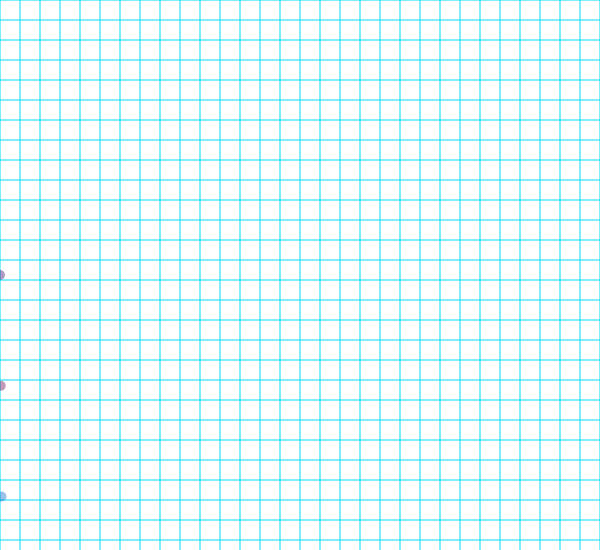
Frame 1 (no input)
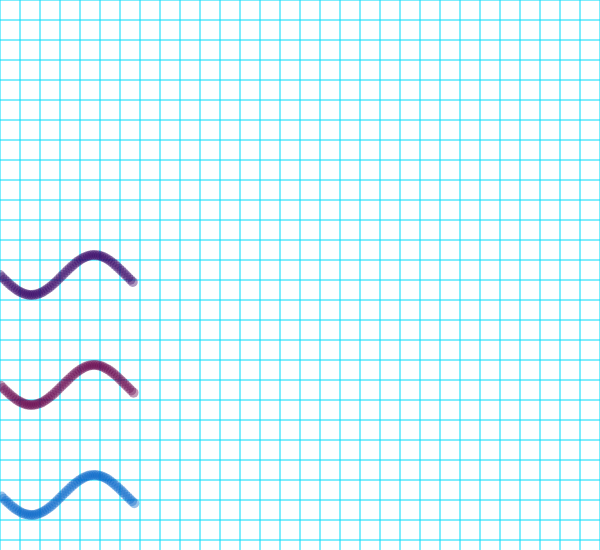
Frame 60 (no input)
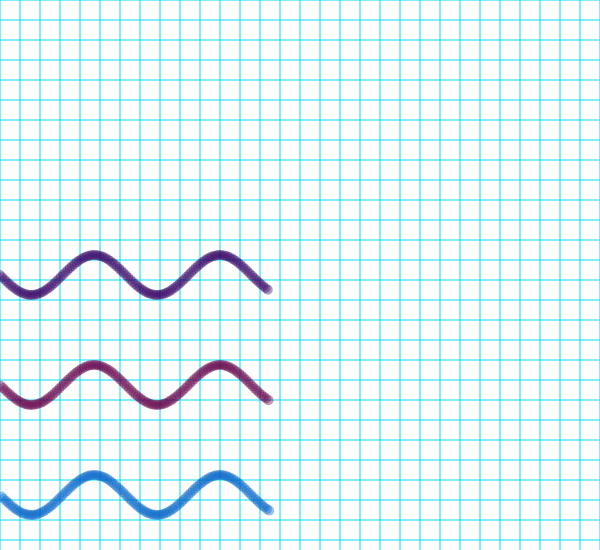
Frame 120 (the mouse pressed at the canvas centre since frame 60)

The p5.js sketch that drew these frames (run headless with seeded random() and noise() and a simulated clock; from frame 60 on, the mouse is pressed at the canvas centre):

// p5.js sketch
// ── sketch.js
var blankcircle;
var x = 0;
var y = 0;
var xstart = 0;
var ystart = 0;
var xend = 600;
var yend = 550;
var button;
var slider;
var nameP;
var nameP2;
var nameP3;
var input;

function setup() {
 createCanvas(xend, yend);
 // graph paper background
 for (var i = 0; i <= xend / 20; i++) {
  fill(0, 100, 100, 100);
  stroke(0, 220, 250, 255);
  line(xstart, i * 20, xend, i * 20);
  line(i * 20, ystart, i * 20, yend);
 }


 button = createButton("π/6");
 button.mousePressed(showangle1);

 button = createButton("π/4");
 button.mousePressed(showangle2);

 button = createButton("π/3");
 button.mousePressed(showangle3);

 button = createButton("π/2");
 button.mousePressed(showangle4);

 button = createButton("2π/3");
 button.mousePressed(showangle5);

 button = createButton("3π/4");
 button.mousePressed(showangle6);

 button = createButton("5π/6");
 button.mousePressed(showangle7);

 button = createButton("π");
 button.mousePressed(showangle8);

 button = createButton("7π/6");
 button.mousePressed(showangle9);

 button = createButton("5π/4");
 button.mousePressed(showangle10);

 button = createButton("4π/3");
 button.mousePressed(showangle11);

 button = createButton("3π/2");
 button.mousePressed(showangle12);

 button = createButton("5π/3");
 button.mousePressed(showangle13);

 button = createButton("7π/4");
 button.mousePressed(showangle14);

 button = createButton("11π/6");
 button.mousePressed(showangle15);

 button = createButton("2π");
 button.mousePressed(showangle16);


 // Shows definition of a unit circle
 nameP = createP('What is a unit circle?');
 nameP.mouseOver(overpara);
 nameP.mouseOut(outpara);
 // shows definition of a radian
 nameP2 = createP('What is a radian?');
 nameP2.mouseOver(overpara2);
 nameP2.mouseOut(outpara2);
 // Shows value of pi
 nameP3 = createP('What is the value of pi?');
 nameP3.mouseOver(overpara3);
 nameP3.mouseOut(outpara3);
 // Shows conversion
 nameP4 = createP('I have only learned about angles measured in degrees--how can I convert between degrees and radians?');
 nameP4.mouseOver(overpara4);
 nameP4.mouseOut(outpara4);
}


// Shows definition of a unit circle (part 2)
function overpara() {
 nameP.html('A unit circle is a circle with the radius of 1.');
}

function outpara() {
 nameP.html('What is a unit circle?');
}

// Shows definition of a radian (part 2)
function overpara2() {
 nameP2.html('A radian is the measure of a central angle that corresponds to an arc whose length is equal to the radius of a unit circle.');
}

function outpara2() {
 nameP2.html('What is a radian?');
}

// Shows value of pi (part 2)
function overpara3() {
 nameP3.html('π = 3.141592653589793238462643383279502884197169399375105....');
}

function outpara3() {
 nameP3.html('What is the value of pi?');
}

// Shows conversion (part 2)
function overpara4() {
 nameP4.html('The conversion between radians and degrees is simple! The first main thing to know is that π = 180º. You can then use this information to convert all the angles from radians to degrees. For example, when you substitute 180º for π, π/6 = 30º.');
}

function outpara4() {
 nameP4.html('I have only learned about angles measured in degrees--how can I convert between degrees and radians?');
}


function draw() {
 // purple sine function
 noStroke();
 fill(50, 0, 100, 100);
 ellipse(x, 20 * sin(x / 20) + height / 2, 10, 10);
 x += .75;
 // pink sine function
 noStroke();
 fill(100, 0, 75, 100);
 ellipse(x, 20 * sin(x / 20) + 7 * height / 10, 10, 10);
 x += .75;
 // blue sine function
 noStroke();
 fill(0, 100, 200, 100);
 ellipse(x, 20 * sin(x / 20) + 9 * height / 10, 10, 10);
 x += .75;

}

function showangle1() {
 //original unit circle
 stroke(4);
 fill(255);
 ellipse(150, 150, 150, 150);
 // center dot
 fill(255);
 ellipse(150, 150, 3, 3);
 // x axis
 stroke(10, 10, 10, 255);
 line(150, 50, 150, 250);
 // y axis
 stroke(10, 10, 10, 255);
 line(50, 150, 250, 150);
 // 30 degree angle
 stroke(255, 0, 0, 255);
 line(150, 150, 300 + sqrt(3), 75);
}

function showangle2() {
 //original unit circle
 stroke(4);
 fill(255);
 ellipse(150, 150, 150, 150);
 // center dot
 fill(255);
 ellipse(150, 150, 3, 3);
 // x axis
 stroke(10, 10, 10, 255);
 line(150, 50, 150, 250);
 // y axis
 stroke(10, 10, 10, 255);
 line(50, 150, 250, 150);
 // 45 degree angle
 stroke(255, 0, 0, 255);
 line(150, 150, 300 + 1 / sqrt(2), 1 / sqrt(2));
}

function showangle3() {
 //original unit circle
 stroke(4);
 fill(255);
 ellipse(150, 150, 150, 150);
 // center dot
 fill(255);
 ellipse(150, 150, 3, 3);
 // x axis
 stroke(10, 10, 10, 255);
 line(150, 50, 150, 250);
 // y axis
 stroke(10, 10, 10, 255);
 line(50, 150, 250, 150);
 // 60 degree angle
 stroke(255, 0, 0, 255);
 line(150, 150, 225, sqrt(3));
}

function showangle4() {
 //original unit circle
 stroke(4);
 fill(255);
 ellipse(150, 150, 150, 150);
 // center dot
 fill(255);
 ellipse(150, 150, 3, 3);
 // x axis
 stroke(10, 10, 10, 255);
 line(150, 50, 150, 250);
 // y axis
 stroke(10, 10, 10, 255);
 line(50, 150, 250, 150);
 // 90 degree angle
 stroke(255, 0, 0, 255);
 line(150, 150, 150, sqrt(3));
}

function showangle5() {
 //original unit circle
 stroke(4);
 fill(255);
 ellipse(150, 150, 150, 150);
 // center dot
 fill(255);
 ellipse(150, 150, 3, 3);
 // x axis
 stroke(10, 10, 10, 255);
 line(150, 50, 150, 250);
 // y axis
 stroke(10, 10, 10, 255);
 line(50, 150, 250, 150);
 // 120 degree angle
 stroke(255, 0, 0, 255);
 line(150, 150, 75, sqrt(3));
}

function showangle6() {
 //original unit circle
 stroke(4);
 fill(255);
 ellipse(150, 150, 150, 150);
 // center dot
 fill(255);
 ellipse(150, 150, 3, 3);
 // x axis
 stroke(10, 10, 10, 255);
 line(150, 50, 150, 250);
 // y axis
 stroke(10, 10, 10, 255);
 line(50, 150, 250, 150);
 // 135 degree angle
 stroke(255, 0, 0, 255);
 line(150, 150, 1 / sqrt(2), 1 / sqrt(2));
}

function showangle7() {
 //original unit circle
 stroke(4);
 fill(255);
 ellipse(150, 150, 150, 150);
 // center dot
 fill(255);
 ellipse(150, 150, 3, 3);
 // x axis
 stroke(10, 10, 10, 255);
 line(150, 50, 150, 250);
 // y axis
 stroke(10, 10, 10, 255);
 line(50, 150, 250, 150);
 // 150 degree angle
 stroke(255, 0, 0, 255);
 line(150, 150, sqrt(3), 75);
}

function showangle8() {
 //original unit circle
 stroke(4);
 fill(255);
 ellipse(150, 150, 150, 150);
 // center dot
 fill(255);
 ellipse(150, 150, 3, 3);
 // x axis
 stroke(10, 10, 10, 255);
 line(150, 50, 150, 250);
 // y axis
 stroke(10, 10, 10, 255);
 line(50, 150, 250, 150);
 // 180 degree angle
 stroke(255, 0, 0, 255);
 line(150, 150, sqrt(3), 150);
}

function showangle9() {
 //original unit circle
 stroke(4);
 fill(255);
 ellipse(150, 150, 150, 150);
 // center dot
 fill(255);
 ellipse(150, 150, 3, 3);
 // x axis
 stroke(10, 10, 10, 255);
 line(150, 50, 150, 250);
 // y axis
 stroke(10, 10, 10, 255);
 line(50, 150, 250, 150);
 // 210 degree angle
 stroke(255, 0, 0, 255);
 line(150, 150, 1 / sqrt(2), 225 + 1 / sqrt(2));
}

function showangle10() {
 //original unit circle
 stroke(4);
 fill(255);
 ellipse(150, 150, 150, 150);
 // center dot
 fill(255);
 ellipse(150, 150, 3, 3);
 // x axis
 stroke(10, 10, 10, 255);
 line(150, 50, 150, 250);
 // y axis
 stroke(10, 10, 10, 255);
 line(50, 150, 250, 150);
 // 225 degree angle
 stroke(255, 0, 0, 255);
 line(150, 150, 1 / sqrt(2), 300 + 1 / sqrt(2));
}

function showangle11() {
 //original unit circle
 stroke(4);
 fill(255);
 ellipse(150, 150, 150, 150);
 // center dot
 fill(255);
 ellipse(150, 150, 3, 3);
 // x axis
 stroke(10, 10, 10, 255);
 line(150, 50, 150, 250);
 // y axis
 stroke(10, 10, 10, 255);
 line(50, 150, 250, 150);
 // 240 degree angle
 stroke(255, 0, 0, 255);
 line(150, 150, 75, 300 + sqrt(3));
}

function showangle12() {
 //original unit circle
 stroke(4);
 fill(255);
 ellipse(150, 150, 150, 150);
 // center dot
 fill(255);
 ellipse(150, 150, 3, 3);
 // x axis
 stroke(10, 10, 10, 255);
 line(150, 50, 150, 250);
 // y axis
 stroke(10, 10, 10, 255);
 line(50, 150, 250, 150);
 // 270 degree angle
 stroke(255, 0, 0, 255);
 line(150, 150, 150, 300);
}

function showangle13() {
 //original unit circle
 stroke(4);
 fill(255);
 ellipse(150, 150, 150, 150);
 // center dot
 fill(255);
 ellipse(150, 150, 3, 3);
 // x axis
 stroke(10, 10, 10, 255);
 line(150, 50, 150, 250);
 // y axis
 stroke(10, 10, 10, 255);
 line(50, 150, 250, 150);
 // 300 degree angle
 stroke(255, 0, 0, 255);
 line(150, 150, 225, 300 + sqrt(3));
}

function showangle14() {
 //original unit circle
 stroke(4);
 fill(255);
 ellipse(150, 150, 150, 150);
 // center dot
 fill(255);
 ellipse(150, 150, 3, 3);
 // x axis
 stroke(10, 10, 10, 255);
 line(150, 50, 150, 250);
 // y axis
 stroke(10, 10, 10, 255);
 line(50, 150, 250, 150);
 // 315 degree angle
 stroke(255, 0, 0, 255);
 line(150, 150, 300 + 1 / sqrt(2), 300 + 1 / sqrt(2));
}

function showangle15() {
 //original unit circle
 stroke(4);
 fill(255);
 ellipse(150, 150, 150, 150);
 // center dot
 fill(255);
 ellipse(150, 150, 3, 3);
 // x axis
 stroke(10, 10, 10, 255);
 line(150, 50, 150, 250);
 // y axis
 stroke(10, 10, 10, 255);
 line(50, 150, 250, 150);
 // 330 degree angle
 stroke(255, 0, 0, 255);
 line(150, 150, 300 + 1 / sqrt(2), 225 + 1 / sqrt(2));
}

function showangle16() {
 //original unit circle
 stroke(4);
 fill(255);
 ellipse(150, 150, 150, 150);
 // center dot
 fill(255);
 ellipse(150, 150, 3, 3);
 // x axis
 stroke(10, 10, 10, 255);
 line(150, 50, 150, 250);
 // y axis
 stroke(10, 10, 10, 255);
 line(50, 150, 250, 150);
 // 360 degree angle
 stroke(255, 0, 0, 255);
 line(150, 150, 300 + sqrt(3), 150);
}
